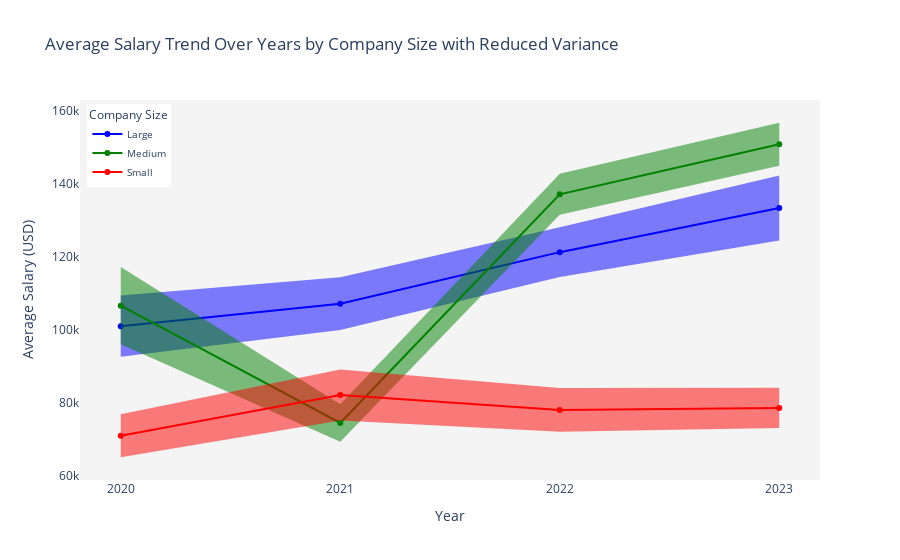

Notebook code for this chart:
### Markdown cell above
### question 2, chart 2

### Code cell
# Ensure 'work_year' is an integer if it's not already
df['work_year'] = df['work_year'].astype(int)

# Calculate mean and standard deviation of salaries by year and company size
salary_stats_by_year_size = df.groupby(['work_year', 'company_size'])['salary_in_usd'].agg(['mean', 'std']).reset_index()

# Set a factor to reduce the variance indication (e.g., 0.10 for 10% of the standard deviation)
factor = 0.10

# Adjust the upper and lower bounds to reduce the shaded area
salary_stats_by_year_size['upper'] = salary_stats_by_year_size['mean'] + (salary_stats_by_year_size['std'] * factor)
salary_stats_by_year_size['lower'] = salary_stats_by_year_size['mean'] - (salary_stats_by_year_size['std'] * factor)

# Preparing data for plotting with reduced variance
salary_stats_by_year_size.head()

# Set colors for different company sizes for consistency in both plots
colors = ['blue', 'green', 'red']
company_sizes = salary_stats_by_year_size['company_size'].unique()

# Re-initializing the figure to apply the adjusted shaded areas
fig_adjusted_variance = go.Figure()

# Add lines and adjusted shaded areas for each company size with visibility ensured
for i, size in enumerate(company_sizes):
    df_filtered = salary_stats_by_year_size[salary_stats_by_year_size['company_size'] == size]
    # Add the main line for mean salary
    fig_adjusted_variance.add_trace(go.Scatter(x=df_filtered['work_year'], y=df_filtered['mean'], mode='lines+markers',
                    name=size, line=dict(color=colors[i % len(colors)]),
                    hoverinfo='skip'))
    
    # Ensure the shaded area is visible and add it around the line
    fig_adjusted_variance.add_trace(go.Scatter(x=pd.concat([df_filtered['work_year'], df_filtered['work_year'][::-1]]),
                    y=pd.concat([df_filtered['upper'], df_filtered['lower'][::-1]]),
                    fill='toself', fillcolor=colors[i % len(colors)], opacity=0.5,
                    line=dict(color='rgba(255,255,255,0)'), showlegend=False,
                    hoverinfo='skip'))

# Update the layout with customizations for the adjusted variance plot with integer years only
fig_adjusted_variance.update_layout(
    xaxis=dict(
        tickmode='array',
        tickvals=salary_stats_by_year_size['work_year'].unique(),
        ticktext=[str(year) for year in salary_stats_by_year_size['work_year'].unique()]
    ),
    title="Average Salary Trend Over Years by Company Size with Reduced Variance",
    xaxis_title="Year",
    yaxis_title="Average Salary (USD)",
    plot_bgcolor="#f4f4f4",  # Set background color
    legend_title_text='Company Size',
    legend=dict(
        title_font_size=12,
        font_size=10,
        yanchor="top",
        y=0.99,
        xanchor="left",
        x=0.01
    )
)

# Remove grid lines for a cleaner look in the adjusted variance plot
fig_adjusted_variance.update_xaxes(showgrid=False)
fig_adjusted_variance.update_yaxes(showgrid=False)


# Display the chart with reduced variance indication
fig_adjusted_variance.show()

### Figure 1 — Plotly figure (JSON) as saved in the notebook; plotly's stock layout.template omitted (floating-point values rounded to 4 significant figures)
{"data": [{"hoverinfo": "skip", "line": {"color": "blue"}, "mode": "lines+markers", "name": "Large", "type": "scatter", "x": [2020, 2021, 2022, 2023], "y": [101000.0, 107200.0, 121300.0, 133400.0]}, {"fill": "toself", "fillcolor": "blue", "hoverinfo": "skip", "line": {"color": "rgba(255,255,255,0)"}, "opacity": 0.5, "showlegend": false, "type": "scatter", "x": [2020, 2021, 2022, 2023, 2023, 2022, 2021, 2020], "y": [109400.0, 114400.0, 128100.0, 142300.0, 124500.0, 114500.0, 99950.0, 92610.0]}, {"hoverinfo": "skip", "line": {"color": "green"}, "mode": "lines+markers", "name": "Medium", "type": "scatter", "x": [2020, 2021, 2022, 2023], "y": [106600.0, 74460.0, 137100.0, 150900.0]}, {"fill": "toself", "fillcolor": "green", "hoverinfo": "skip", "line": {"color": "rgba(255,255,255,0)"}, "opacity": 0.5, "showlegend": false, "type": "scatter", "x": [2020, 2021, 2022, 2023, 2023, 2022, 2021, 2020], "y": [117200.0, 79600.0, 142800.0, 156700.0, 145000.0, 131500.0, 69320.0, 96010.0]}, {"hoverinfo": "skip", "line": {"color": "red"}, "mode": "lines+markers", "name": "Small", "type": "scatter", "x": [2020, 2021, 2022, 2023], "y": [70960.0, 82130.0, 78050.0, 78580.0]}, {"fill": "toself", "fillcolor": "red", "hoverinfo": "skip", "line": {"color": "rgba(255,255,255,0)"}, "opacity": 0.5, "showlegend": false, "type": "scatter", "x": [2020, 2021, 2022, 2023, 2023, 2022, 2021, 2020], "y": [76840.0, 89140.0, 84020.0, 84100.0, 73060.0, 72080.0, 75120.0, 65080.0]}], "layout": {"legend": {"font": {"size": 10}, "title": {"font": {"size": 12}, "text": "Company Size"}, "x": 0.01, "xanchor": "left", "y": 0.99, "yanchor": "top"}, "plot_bgcolor": "#f4f4f4", "title": {"text": "Average Salary Trend Over Years by Company Size with Reduced Variance"}, "xaxis": {"showgrid": false, "tickmode": "array", "ticktext": ["2020", "2021", "2022", "2023"], "tickvals": [2020, 2021, 2022, 2023], "title": {"text": "Year"}}, "yaxis": {"showgrid": false, "title": {"text": "Average Salary (USD)"}}}}
